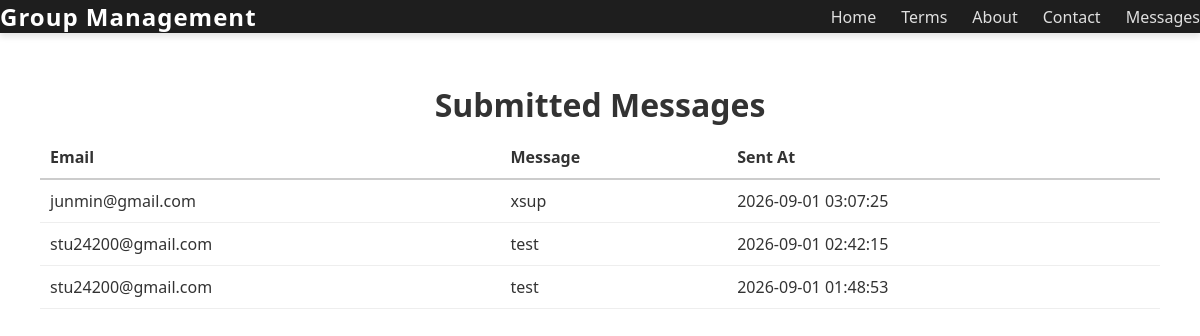
The app's page /messages, older data.
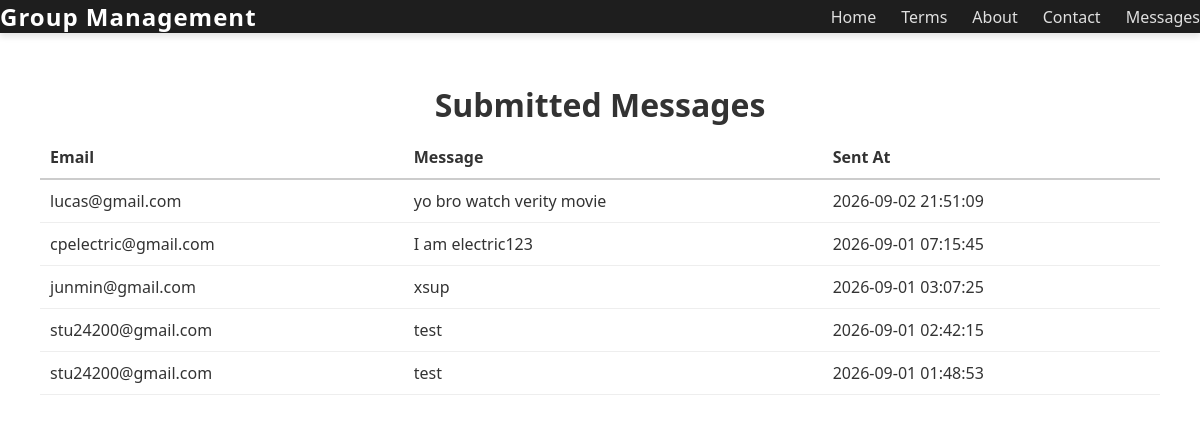
The same page, newer data.
### tables this page shows
CREATE TABLE messages (
            id INTEGER PRIMARY KEY AUTOINCREMENT,
            email TEXT NOT NULL,
            message TEXT NOT NULL,
            timestamp TEXT DEFAULT CURRENT_TIMESTAMP
        );

### app.py (the view)
@app.route('/messages')
def messages():
    all_messages = get_all_messages()
    return render_template('messages.html', messages=all_messages)

### database.py (called while the page is built)
def get_db_connection():
    conn = sqlite3.connect(DATABASE_NAME)
    conn.row_factory = sqlite3.Row
    return conn

def get_all_messages():
    conn = get_db_connection()
    messages = conn.execute(
        "SELECT * FROM messages ORDER BY timestamp DESC"
    ).fetchall()
    conn.close()
    return messages

### template/messages.html (shortened to what this page needs)
<!DOCTYPE html>
<html lang="en">
<head>
    <link rel="stylesheet" href="/static/style.css">
</head>
<body>
    <nav class="navbar">
        <div class="logo">Group Management</div>
        <ul class="nav-links">
            <li><a href="/">Home</a></li>
            <li><a href="/terms">Terms</a></li>
            <li><a href="/about">About</a></li>
            <li><a href="/contact">Contact</a></li>
            <li><a href="/messages">Messages</a></li>
        </ul>
    </nav>
    <main class="content">
        <h1>Submitted Messages</h1>
        <section class="docs-section">
            {% if messages %}
                <table style="width: 100%; border-collapse: collapse; text-align: left;">
                    <thead>
                        <tr style="border-bottom: 2px solid #ccc;">
                            <th style="padding: 10px;">Email</th>
                            <th style="padding: 10px;">Message</th>
                            <th style="padding: 10px;">Sent At</th>
                        </tr>
                    </thead>
                    <tbody>
                        {% for m in messages %}
                        <tr style="border-bottom: 1px solid #eee;">
                            <td style="padding: 10px;">{{ m['email'] }}</td>
                            <td style="padding: 10px;">{{ m['message'] }}</td>
                            <td style="padding: 10px;">{{ m['timestamp'] }}</td>
                        </tr>
                        {% endfor %}
                    </tbody>
                </table>
            {% else %}
                <p>No messages have been submitted yet.</p>
            {% endif %}
        </section>
    </main>
</body>
</html>

### static/style.css (style rules this page uses)
* { margin: 0; padding: 0; box-sizing: border-box; font-family: 'Segoe UI', Tahoma, Geneva, Verdana, sans-serif; }
.navbar { display: flex; justify-content: space-between; align-items: center; background-color: #1e1e1e; color: #ffffff; box-shadow: 0 4px 6px rgba(0, 0, 0, 0.1); }
.navbar .logo { font-size: 1.5rem; font-weight: bold; letter-spacing: 1px; }
.nav-links { list-style: none; display: flex; gap: 25px; }
.nav-links li a { color: #e0e0e0; text-decoration: none; font-size: 1rem; transition: color 0.3s ease; }
.content { padding: 50px 40px; text-align: center; color: #333; }
.content h1 { margin-bottom: 10px; }

Row changes from the older to the newer data that the page shows:
added messages: email "lucas@gmail.com", message "yo bro watch verity movie", timestamp "2026-09-02 21:51:09"
added messages: email "cpelectric@gmail.com", message "I am electric123", timestamp "2026-09-01 07:15:45"
